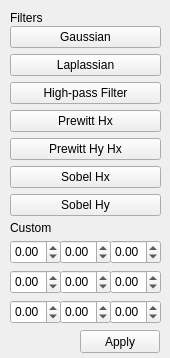
<?xml version="1.0" encoding="UTF-8"?>
<ui version="4.0">
 <class>Filters</class>
 <widget class="QWidget" name="Filters">
  <property name="geometry">
   <rect>
    <x>0</x>
    <y>0</y>
    <width>170</width>
    <height>358</height>
   </rect>
  </property>
  <property name="windowTitle">
   <string>Form</string>
  </property>
  <widget class="QWidget" name="layoutWidget">
   <property name="geometry">
    <rect>
     <x>10</x>
     <y>26</y>
     <width>151</width>
     <height>191</height>
    </rect>
   </property>
   <layout class="QVBoxLayout" name="verticalLayout">
    <item>
     <widget class="QPushButton" name="gaussianButton">
      <property name="text">
       <string>Gaussian</string>
      </property>
     </widget>
    </item>
    <item>
     <widget class="QPushButton" name="laplassianButton">
      <property name="text">
       <string>Laplassian</string>
      </property>
     </widget>
    </item>
    <item>
     <widget class="QPushButton" name="hPButton">
      <property name="text">
       <string>High-pass Filter</string>
      </property>
     </widget>
    </item>
    <item>
     <widget class="QPushButton" name="pHxButton">
      <property name="text">
       <string>Prewitt Hx</string>
      </property>
     </widget>
    </item>
    <item>
     <widget class="QPushButton" name="pHyHxButton">
      <property name="text">
       <string>Prewitt Hy Hx</string>
      </property>
     </widget>
    </item>
    <item>
     <widget class="QPushButton" name="SobelHxButton">
      <property name="text">
       <string>Sobel Hx</string>
      </property>
     </widget>
    </item>
    <item>
     <widget class="QPushButton" name="SobelHyButton">
      <property name="text">
       <string>Sobel Hy</string>
      </property>
     </widget>
    </item>
   </layout>
  </widget>
  <widget class="QLabel" name="label">
   <property name="geometry">
    <rect>
     <x>10</x>
     <y>10</y>
     <width>57</width>
     <height>15</height>
    </rect>
   </property>
   <property name="text">
    <string>Filters</string>
   </property>
  </widget>
  <widget class="QLabel" name="label_2">
   <property name="geometry">
    <rect>
     <x>10</x>
     <y>220</y>
     <width>57</width>
     <height>15</height>
    </rect>
   </property>
   <property name="text">
    <string>Custom</string>
   </property>
  </widget>
  <widget class="QDoubleSpinBox" name="doubleSpinBox">
   <property name="geometry">
    <rect>
     <x>10</x>
     <y>240</y>
     <width>51</width>
     <height>24</height>
    </rect>
   </property>
   <property name="minimum">
    <double>-255.000000000000000</double>
   </property>
   <property name="maximum">
    <double>255.000000000000000</double>
   </property>
  </widget>
  <widget class="QDoubleSpinBox" name="doubleSpinBox_2">
   <property name="geometry">
    <rect>
     <x>60</x>
     <y>240</y>
     <width>51</width>
     <height>24</height>
    </rect>
   </property>
   <property name="minimum">
    <double>-255.000000000000000</double>
   </property>
   <property name="maximum">
    <double>255.000000000000000</double>
   </property>
  </widget>
  <widget class="QDoubleSpinBox" name="doubleSpinBox_3">
   <property name="geometry">
    <rect>
     <x>110</x>
     <y>240</y>
     <width>51</width>
     <height>24</height>
    </rect>
   </property>
   <property name="minimum">
    <double>-255.000000000000000</double>
   </property>
   <property name="maximum">
    <double>255.000000000000000</double>
   </property>
  </widget>
  <widget class="QDoubleSpinBox" name="doubleSpinBox_4">
   <property name="geometry">
    <rect>
     <x>10</x>
     <y>270</y>
     <width>51</width>
     <height>24</height>
    </rect>
   </property>
   <property name="minimum">
    <double>-255.000000000000000</double>
   </property>
   <property name="maximum">
    <double>255.000000000000000</double>
   </property>
  </widget>
  <widget class="QDoubleSpinBox" name="doubleSpinBox_5">
   <property name="geometry">
    <rect>
     <x>60</x>
     <y>270</y>
     <width>51</width>
     <height>24</height>
    </rect>
   </property>
   <property name="minimum">
    <double>-255.000000000000000</double>
   </property>
   <property name="maximum">
    <double>255.000000000000000</double>
   </property>
  </widget>
  <widget class="QDoubleSpinBox" name="doubleSpinBox_6">
   <property name="geometry">
    <rect>
     <x>110</x>
     <y>270</y>
     <width>51</width>
     <height>24</height>
    </rect>
   </property>
   <property name="minimum">
    <double>-255.000000000000000</double>
   </property>
   <property name="maximum">
    <double>255.000000000000000</double>
   </property>
  </widget>
  <widget class="QDoubleSpinBox" name="doubleSpinBox_7">
   <property name="geometry">
    <rect>
     <x>10</x>
     <y>300</y>
     <width>51</width>
     <height>24</height>
    </rect>
   </property>
   <property name="minimum">
    <double>-255.000000000000000</double>
   </property>
   <property name="maximum">
    <double>255.000000000000000</double>
   </property>
  </widget>
  <widget class="QDoubleSpinBox" name="doubleSpinBox_8">
   <property name="geometry">
    <rect>
     <x>60</x>
     <y>300</y>
     <width>51</width>
     <height>24</height>
    </rect>
   </property>
   <property name="minimum">
    <double>-255.000000000000000</double>
   </property>
   <property name="maximum">
    <double>255.000000000000000</double>
   </property>
  </widget>
  <widget class="QDoubleSpinBox" name="doubleSpinBox_9">
   <property name="geometry">
    <rect>
     <x>110</x>
     <y>300</y>
     <width>51</width>
     <height>24</height>
    </rect>
   </property>
   <property name="minimum">
    <double>-255.000000000000000</double>
   </property>
   <property name="maximum">
    <double>255.000000000000000</double>
   </property>
  </widget>
  <widget class="QPushButton" name="pushButton">
   <property name="geometry">
    <rect>
     <x>80</x>
     <y>330</y>
     <width>80</width>
     <height>23</height>
    </rect>
   </property>
   <property name="text">
    <string>Apply</string>
   </property>
  </widget>
 </widget>
 <resources/>
 <connections/>
</ui>
